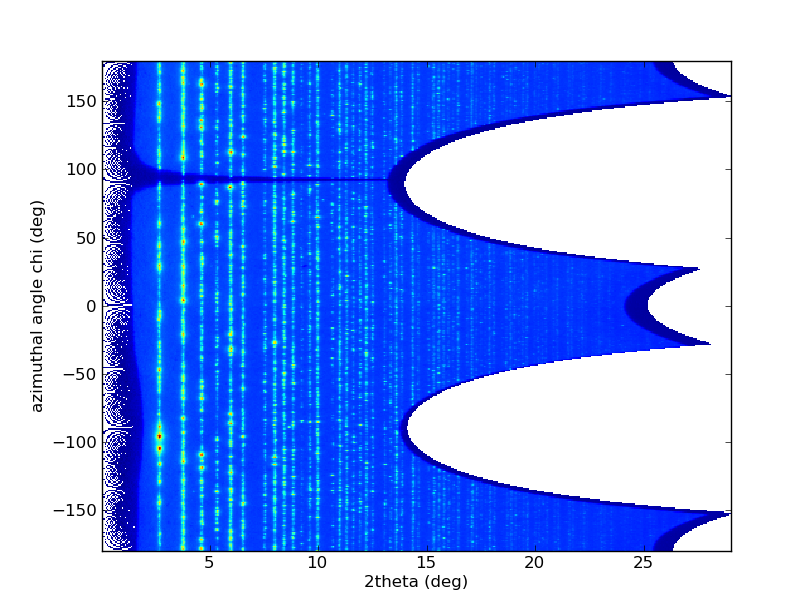
#> input picture _images/2Dhistogram.png, 812 x 612 px; its folder holds only this picture in this run
$ python -i blob_detection.py   (imports and definitions only)
#> lines starting #> are read from the running program, lines starting #| are printed output that depends on the picture
#> `picture = cv2.imread('../_images/2Dhistogram.png', cv2.IMREAD_GRAYSCALE)`:
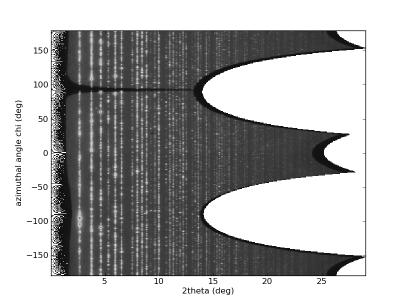
#> picture: shape (612, 812) (shown at 1/2 size); min 0, max 255, mean 173.7
#!/usr/bin/env python
# -*- coding: utf-8 -*-
#
#    Project: Azimuthal integration
#             https://github.com/silx-kit/pyFAI
#
#    Copyright (C) 2014-2018 European Synchrotron Radiation Facility, Grenoble, France
#
#    Principal author:       Aurore Deschildre
#                            Jérôme Kieffer (Jerome.Kieffer@ESRF.eu)
#
#  Permission is hereby granted, free of charge, to any person obtaining a copy
#  of this software and associated documentation files (the "Software"), to deal
#  in the Software without restriction, including without limitation the rights
#  to use, copy, modify, merge, publish, distribute, sublicense, and/or sell
#  copies of the Software, and to permit persons to whom the Software is
#  furnished to do so, subject to the following conditions:
#  .
#  The above copyright notice and this permission notice shall be included in
#  all copies or substantial portions of the Software.
#  .
#  THE SOFTWARE IS PROVIDED "AS IS", WITHOUT WARRANTY OF ANY KIND, EXPRESS OR
#  IMPLIED, INCLUDING BUT NOT LIMITED TO THE WARRANTIES OF MERCHANTABILITY,
#  FITNESS FOR A PARTICULAR PURPOSE AND NONINFRINGEMENT. IN NO EVENT SHALL THE
#  AUTHORS OR COPYRIGHT HOLDERS BE LIABLE FOR ANY CLAIM, DAMAGES OR OTHER
#  LIABILITY, WHETHER IN AN ACTION OF CONTRACT, TORT OR OTHERWISE, ARISING FROM,
#  OUT OF OR IN CONNECTION WITH THE SOFTWARE OR THE USE OR OTHER DEALINGS IN
#  THE SOFTWARE.

__authors__ = ["Aurore Deschildre", "Jérôme Kieffer"]
__contact__ = "Jerome.Kieffer@ESRF.eu"
__license__ = "MIT"
__copyright__ = "European Synchrotron Radiation Facility, Grenoble, France"
__date__ = "16/10/2020"
__status__ = "production"
__docformat__ = 'restructuredtext'

import os
import logging
logger = logging.getLogger(__name__)
import numpy
try:
    from .ext._convolution import gaussian_filter
except ImportError:
    logger.debug("Backtrace", exc_info=True)
    from scipy.ndimage.filters import gaussian_filter
try:
    from .ext import _blob
except ImportError:
    logger.debug("Backtrace", exc_info=True)
    _blob = None

try:
    from .ext import morphology
    pyFAI_morphology = True
except ImportError:
    logger.debug("Backtrace", exc_info=True)
    from scipy.ndimage import morphology
    pyFAI_morphology = False

from .ext.bilinear import Bilinear

from math import sqrt

from .utils import binning, is_far_from_group


# [99 lines left out: functions image_test, make_gaussian, local_max, not called in this run]


class BlobDetection(object):
    """
        Performs a blob detection:
        http://en.wikipedia.org/wiki/Blob_detection
        using a Difference of Gaussian + Pyramid of Gaussians

    """
    tresh = 0.6

    def __init__(self, img, cur_sigma=0.25, init_sigma=0.5, dest_sigma=1, scale_per_octave=2, mask=None):
        """
        Performs a blob detection:
        http://en.wikipedia.org/wiki/Blob_detection
        using a Difference of Gaussian + Pyramid of Gaussians

        :param img: input image
        :param cur_sigma: estimated smoothing of the input image. 0.25 correspond to no interaction between pixels.
        :param init_sigma: start searching at this scale (sigma=0.5: 10% interaction with first neighbor)
        :param dest_sigma: sigma at which the resolution is lowered (change of octave)
        :param scale_per_octave: Number of scale to be performed per octave
        :param mask: mask where pixel are not valid
        """
#> called with cur_sigma = 0.25, init_sigma = 0.5, dest_sigma = 1, scale_per_octave = 2
        # self.raw = numpy.log(img.astype(numpy.float32))
        self.raw = img.astype(numpy.float32)
        self.cur_sigma = float(cur_sigma)
        self.init_sigma = float(init_sigma)
        self.dest_sigma = float(dest_sigma)
        self.scale_per_octave = int(scale_per_octave)
        self.raw_mask = mask
        self.cur_mask = None
        self.do_mask = True
        self.mask = None
        self.grow = None
        self.data = None  # current image
        self.sigmas = None  # contains pairs of absolute sigma and relative ones...
        self.blurs = []  # different blurred images
        self.dogs = []  # different difference of gaussians
        self.dogs_init = []
        self.border_size = 5  # size of the border, unused: prefer mask
        self.keypoints = []
        self.delta = []
        self.curr_reduction = 1.0
        self.detection_started = False
        self.octave = 0
        self.raw_kp = []
        self.ref_kp = []
        self.dtype = numpy.dtype([('x', numpy.float32), ('y', numpy.float32), ('sigma', numpy.float32), ('I', numpy.float32)])
        self.bilinear = None
        self.already_blurred = []

    # [5 lines left out: function __repr__, not called in this run]

    def _init_mask(self):
        """
        Initialize the mask
        """
        if self.raw_mask is not None:
            self.mask = (self.raw_mask != 0).astype(numpy.int8)
        else:
            self.mask = (self.raw < 0).astype(numpy.int8)
#> self.mask: shape (612, 812) int8; every value is 0
        # mask out the border of the image
        self.mask[0, :] = 1
        self.mask[-1, :] = 1
        self.mask[:, 0] = 1
        self.mask[:, -1] = 1
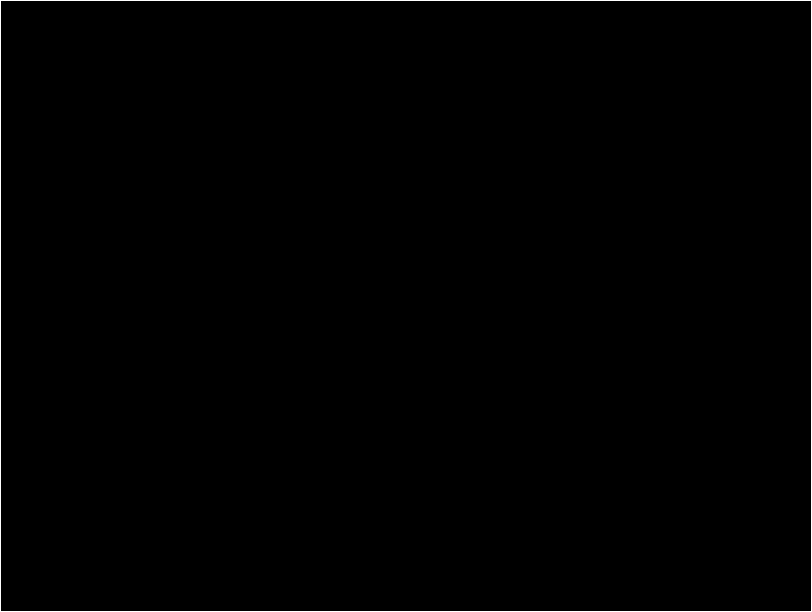
#> self.mask: shape (612, 812) int8; values 0 (black) and 1 (white), 0.57% white in thin lines or dots
        to_mask = numpy.where(self.mask)
#> to_mask = 2844 positions, rows 0 to 611, columns 0 to 811
        # always use a mask!!
        self.do_mask = True  # to_mask[0].size > 0
        if self.do_mask:
            self.raw[to_mask] = 0
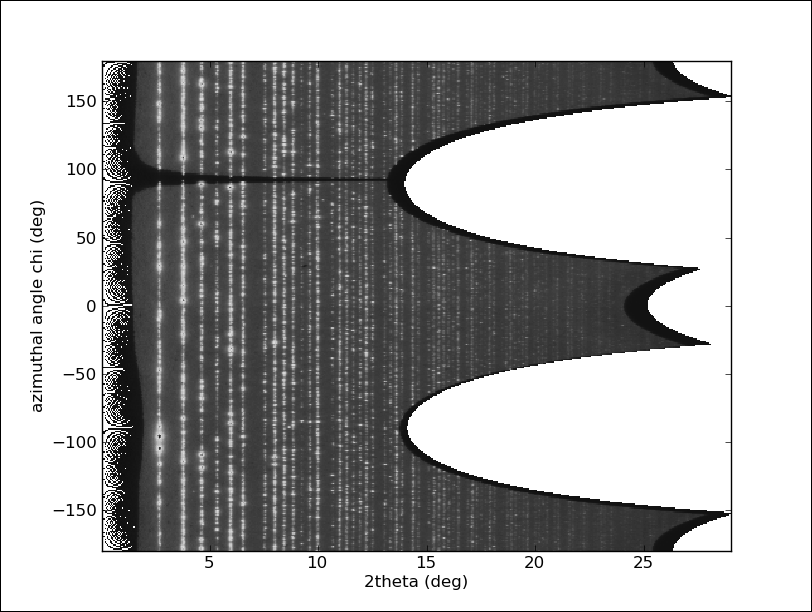
#> self.raw: shape (612, 812) float32; min 0, max 255, mean 172.2
#> (the call stopped at in _init_mask, `self.cur_mask = morphology.binary_dilation(self.mask, grow)`: pyFAI is not available in this run)
#> (the call stopped at in _initial_blur, `self.data = gaussian_filter(self.raw, sigma)`: pyFAI is not available in this run)

            # initial grow of 4*sigma_dest ... subsequent re-grow of half
            grow = int(round(4.0 * self.dest_sigma))
            if not pyFAI_morphology:
                my, mx = numpy.ogrid[-grow:grow + 1, -grow:grow + 1]
                grow = (mx * mx + my * my) <= grow * grow
            self.cur_mask = morphology.binary_dilation(self.mask, grow)
            # subsequent grow
            grow = int(2.0 * self.dest_sigma)
            if not pyFAI_morphology:
                my, mx = numpy.ogrid[-grow:grow + 1, -grow:grow + 1]
                grow = (mx * mx + my * my) <= grow * grow
            self.grow = grow

    def _initial_blur(self):
        """
        Blur the original image to achieve the requested level of blur init_sigma
        """
        if self.init_sigma > self.cur_sigma:
            sigma = sqrt(self.init_sigma * self.init_sigma - self.cur_sigma * self.cur_sigma)
            self.data = gaussian_filter(self.raw, sigma)
        else:
            self.data = self.raw

    def _calc_sigma(self):
        """
        Calculate all sigma to blur an image within an octave
        """
        if self.data is None:
            self._initial_blur()
#> (the call stopped at in _initial_blur, `self.data = gaussian_filter(self.raw, sigma)`: pyFAI is not available in this run)
        previous = self.init_sigma
        incr = 0
        self.sigmas = [(previous, incr)]
        for i in range(1, self.scale_per_octave + 3):
            sigma_abs = self.init_sigma * (self.dest_sigma / self.init_sigma) ** (1.0 * i / (self.scale_per_octave))
            increase = previous * sqrt((self.dest_sigma / self.init_sigma) ** (2.0 / self.scale_per_octave) - 1.0)
            self.sigmas.append((sigma_abs, increase))
            previous = sigma_abs
        logger.debug("Sigma= %s", self.sigmas)

    def _one_octave(self, shrink=True, refine=True, n_5=False):
        """
        Return the blob coordinates for an octave

        :param shrink: perform the image shrinking after the octave processing
        :param refine: can be None, True, "SG2" and "SG4" do_SG4: perform 3point hessian calculation or Savitsky-Golay 2nd or 4th order fit.
        :param n_5: use 5 points instead of 3 in y and x to determinate if a point is a maximum

        """
        if not self.sigmas:
            self._calc_sigma()
        if self.do_mask and (self.cur_mask is None):
            self._init_mask()
        if self.do_mask and (numpy.logical_not(self.cur_mask).sum(dtype=int) == 0):
            return

        previous = self.data
        dog_shape = (len(self.sigmas) - 1,) + self.data.shape
        self.dogs = numpy.zeros(dog_shape, dtype=numpy.float32)

        idx = 0
        i = 0
        for _sigma_abs, sigma_rel in self.sigmas:
            # if self.already_blurred != [] and i < 3:
            #    sigma_rel = 0
            #    if i > 0: previous = self.already_blurred[i-1]
            if sigma_rel == 0:
                self.blurs.append(previous)
            else:
                new_blur = gaussian_filter(previous, sigma_rel)
                self.blurs.append(new_blur)
                self.dogs[idx] = previous - new_blur
                previous = new_blur
                idx += 1
            i += 1

        if self.dogs[0].shape == self.raw.shape:
            self.dogs_init = self.dogs

        if _blob:
            valid_points = _blob.local_max(self.dogs, self.cur_mask, n_5)
        else:
            valid_points = local_max(self.dogs, self.cur_mask, n_5)
        kps, kpy, kpx = numpy.where(valid_points)
        self.raw_kp.append((kps, kpy, kpx))

        if refine:
            if "startswith" in dir(refine) and refine.startswith("SG"):
                kpx, kpy, kps, _delta_s = self.refine_Hessian_SG(kpx, kpy, kps)
                l = kpx.size
                peak_val = self.dogs[(numpy.around(kps).astype(int),
                                      numpy.around(kpy).astype(int),
                                      numpy.around(kpx).astype(int))]
                valid = numpy.ones(l, dtype=bool)
            else:
                kpx, kpy, kps, peak_val, valid = self.refine_Hessian(kpx, kpy, kps)
                l = valid.sum()
                self.ref_kp.append((kps, kpy, kpx))
            print('After refinement : %i keypoints' % l)
        else:
            peak_val = self.dogs[kps, kpy, kpx]
            l = kpx.size
            valid = numpy.ones(l, bool)

        keypoints = numpy.recarray((l,), dtype=self.dtype)

        if l != 0:
            keypoints[:].x = (kpx[valid] + 0.5) * self.curr_reduction - 0.5  # Place ourselves at the center of the pixel, and back
            keypoints[:].y = (kpy[valid] + 0.5) * self.curr_reduction - 0.5  # Place ourselves at the center of the pixel, and back
            sigmas = self.init_sigma * (self.dest_sigma / self.init_sigma) ** ((kps[valid]) / (self.scale_per_octave))
            keypoints[:].sigma = (self.curr_reduction * sigmas)
            keypoints[:].I = peak_val[valid]

        if shrink:
            # shrink data so that they can be treated by next octave
            logger.debug("In shrink")
            last = self.blurs[self.scale_per_octave]
            ty, tx = last.shape
            if ty % 2 != 0 or tx % 2 != 0:
                new_tx = 2 * ((tx + 1) // 2)
                new_ty = 2 * ((ty + 1) // 2)
                new_last = numpy.zeros((new_ty, new_tx), last.dtype)
                new_last[:ty, :tx] = last
                last = new_last
                if self.do_mask:
                    new_msk = numpy.ones((new_ty, new_tx), numpy.int8)
                    new_msk[:ty, :tx] = self.cur_mask
                    self.cur_mask = new_msk
            self.data = binning(last, 2) / 4.0
            self.curr_reduction *= 2.0
            self.octave += 1
            self.blurs = []
            if self.do_mask:
                self.cur_mask = (binning(self.cur_mask, 2) > 0).astype(numpy.int8)
                self.cur_mask = morphology.binary_dilation(self.cur_mask, self.grow)

        if len(self.keypoints) == 0:
            self.keypoints = keypoints
        else:
            old_size = self.keypoints.size
            new_size = old_size + l
            new_keypoints = numpy.recarray(new_size, dtype=self.dtype)
            new_keypoints[:old_size] = self.keypoints
            new_keypoints[old_size:] = keypoints
            self.keypoints = new_keypoints

    # [295 lines left out: functions refine_Hessian, refine_Hessian_SG, direction, refinement, not called in this run]

    def process(self, max_octave=None):
        """
        Perform the keypoint extraction for max_octave cycles or until all octaves have been processed.
        :param max_octave: number of octave to process
        """
        finished = False
        if self.cur_mask is None:
            self._init_mask()
        if self.data is None:
            self._initial_blur()
        if self.sigmas is None:
            self._calc_sigma()
        while not finished:
            self._one_octave(shrink=True, refine=True, n_5=True)
            if max_octave and self.octave >= max_octave:
                finished = True
            else:
                finished = (numpy.logical_not(self.cur_mask).sum(dtype=int) == 0)
#> this loop made 1 pass
        logger.warning("Blob detection found %i keypoints", len(self.keypoints))

    # [107 lines left out: functions nearest_peak, peaks_from_area, show_stats, show_neighboor, not called in this run]

>>> import cv2
>>> picture = cv2.imread('../_images/2Dhistogram.png', cv2.IMREAD_GRAYSCALE)
#> (the run stopped early here; a loop or call above may not have finished)

$ run again, on _images/2DwithSplit.png
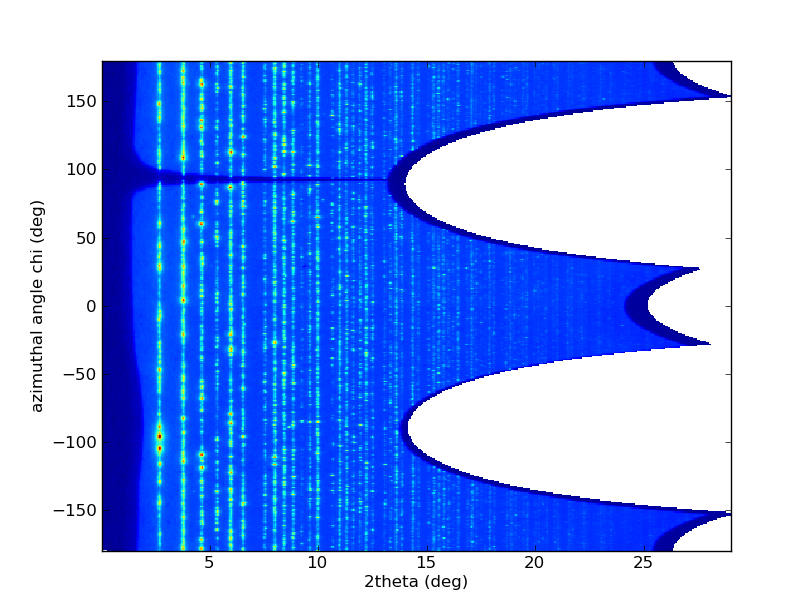
#> input picture _images/2DwithSplit.png, 812 x 612 px
#> `picture = cv2.imread('../_images/2Dhistogram.png', cv2.IMREAD_GRAYSCALE)`:
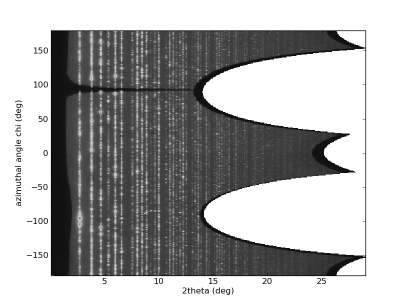
#> picture: shape (612, 812) (shown at 1/2 size); min 0, max 255, mean 172.4
#> to_mask = 2844 positions, rows 0 to 611, columns 0 to 811
#> in _init_mask, `self.raw[to_mask] = 0`:
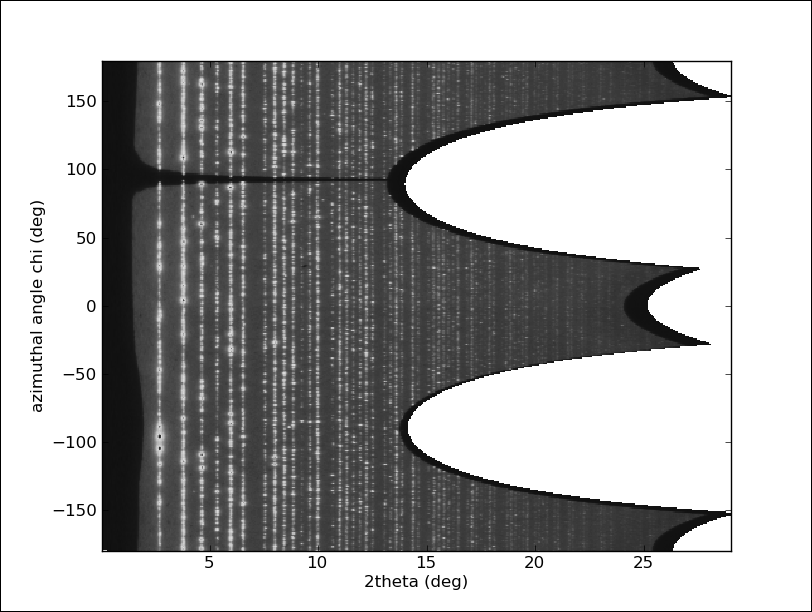
#> self.raw: shape (612, 812) float32; min 0, max 255, mean 170.9
#> the loop in process, `while not finished:` made 1 pass

$ run again, on _images/benchmark.png
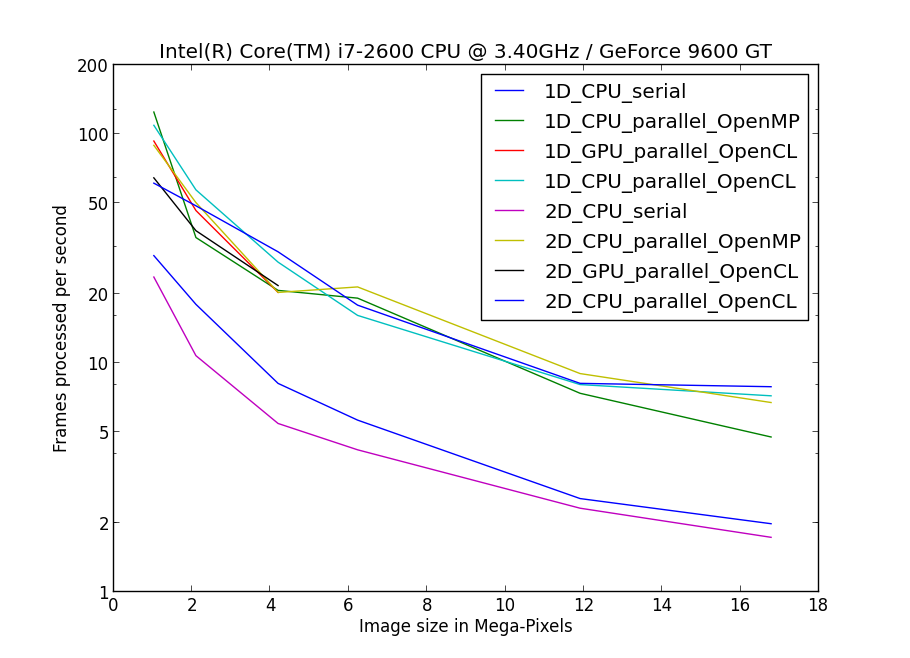
#> input picture _images/benchmark.png, 910 x 658 px
#> `picture = cv2.imread('../_images/2Dhistogram.png', cv2.IMREAD_GRAYSCALE)`:
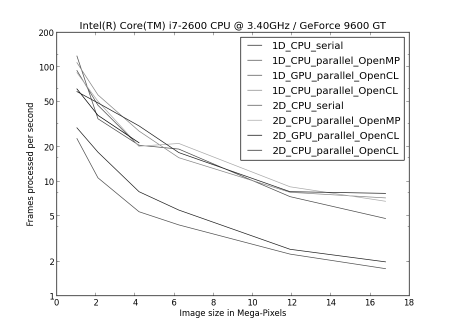
#> picture: shape (658, 910) (shown at 1/2 size); min 0, max 255, mean 245.7
#> to_mask = 3132 positions, rows 0 to 657, columns 0 to 909
#> in _init_mask, `self.raw[to_mask] = 0`:
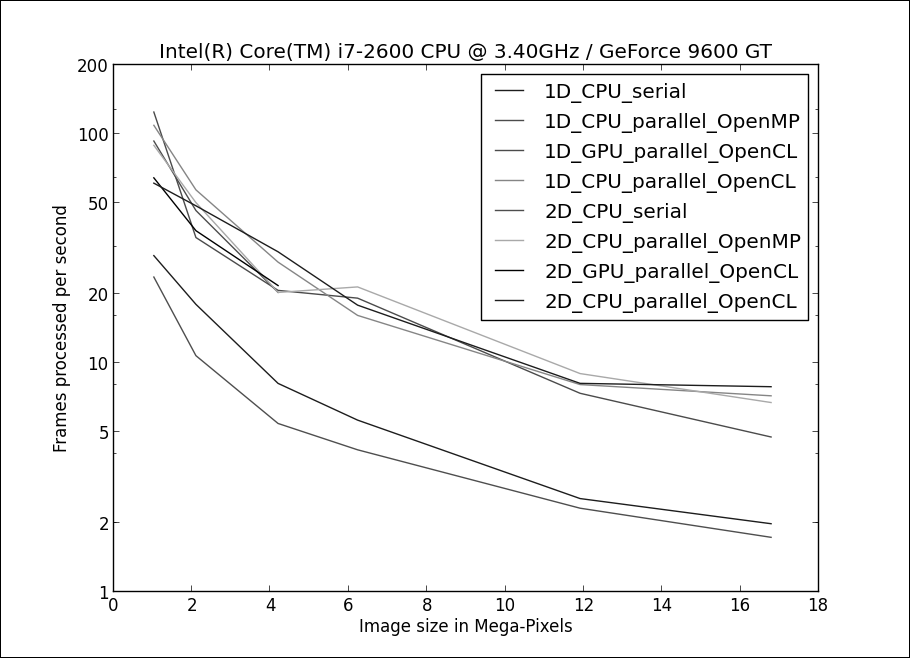
#> self.raw: shape (658, 910) float32; min 0, max 255, mean 244.3
#> the loop in process, `while not finished:` made 1 pass
